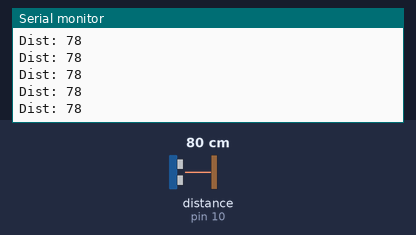
This sketch was run on a simulated Arduino Uno, built with avr-gcc and run on an emulated ATmega328P. Parts: the last lines printed to the serial monitor. Wiring (inferred from the names in the program): ultrasonic range finder: trigger pin 9; echo pin 10. The inputs (shaded band) are chosen by the test bench; at power-on: distance to the obstacle (sensor on pin 10) 80 cm. The echo pulse lasts 58.3 µs per cm.

Above: at 1.2 s.
1.3 s: distance to the obstacle (sensor on pin 10) set to 9 cm
At 1.37 s:
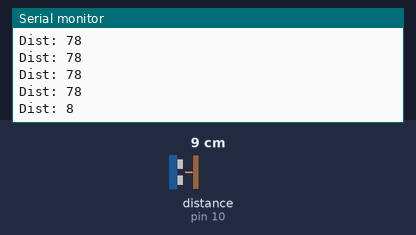
4.3 s: distance to the obstacle (sensor on pin 10) set to 250 cm
At 4.41 s:
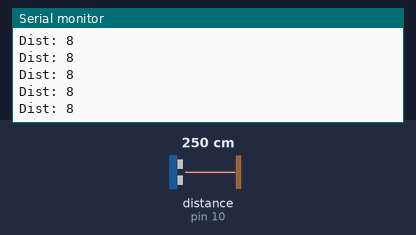
Timing chart, 0 to 7.3 s (numbered marks = the images above; inputs shaded):
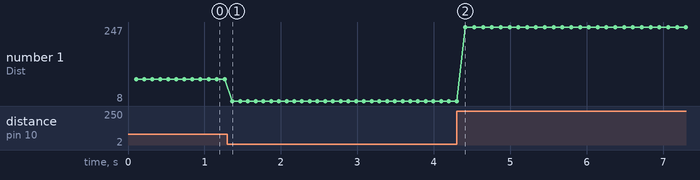

The sketch:

Ultra-Dist-Slave.ino
```cpp
/*
Code for Ultrasonic Distance Slave [Slave 1]
Author : Ansh Savla
Date: 13-10-2024
*/

#include <Wire.h>             //Library for I2C Protocol

#define SLAVE_1_ADDRESS 0x08
// I2C address for Slave 1

#define THRESHOLD 140
// UV sensor threshold for object detection

const int pingPin = 6;
const int trigPin = 9;
const int echoPin = 10;
long duration;
int distanceCm;

void setup() {
  Wire.begin(SLAVE_1_ADDRESS);  // Join I2C bus as Slave 1
  Serial.begin(9600);           //To Monitor Dist
  pinMode(trigPin, OUTPUT);
  pinMode(echoPin, INPUT);
}

void loop() {
  Wire.onRequest(sendData);     // Register function to send data to Master
  delay(100);                   // A small delay to prevent overwhelming the I2C bus
  //Below is the logic for Ultrasonic Sensor Dist detection
  digitalWrite(trigPin, LOW);
  delayMicroseconds(2);
  digitalWrite(trigPin, HIGH);
  delayMicroseconds(10);
  digitalWrite(trigPin, LOW);
  duration = pulseIn(echoPin, HIGH);
  distanceCm= duration*0.034/2;
  Serial.print("Dist: ");
  Serial.println(distanceCm);
}

void sendData() {
  // When Master requests data, send the detection status
  if (distanceCm < THRESHOLD) {
    Wire.write(1);  // Send '1' to indicate object detected
  }
  else if(distanceCm > THRESHOLD){
    Wire.write(0);  // Send '0' if no object is detected
  }
}
```

Measured:
- after the input at 1.3 s, the serial monitor: prints a new line after 0.07 s (image 1)
- plotted number 1: 78 → 8 after the input at 1.3 s, 8 → 24 after the input at 4.3 s
